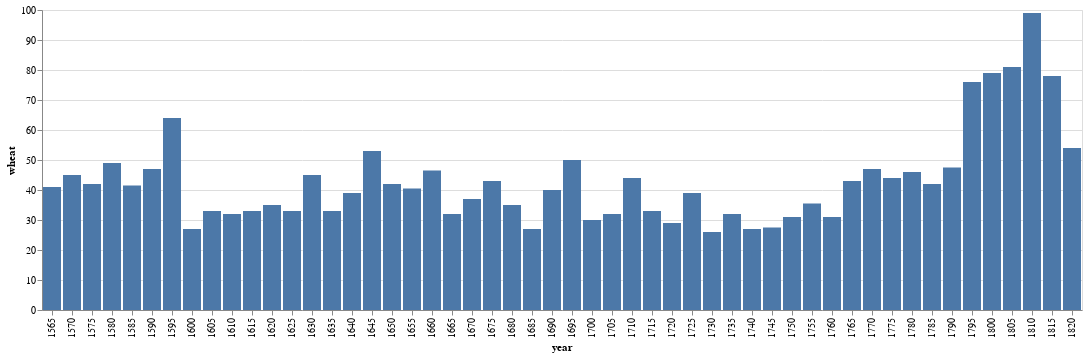

Here is the notebook cell this chart was saved with:
### Markdown cell above
## Bar chart

Next up is the trusty ol’ bar chart, which we demonstrate using the
wheat dataset. This chart is challenging because it spans two and a half
centuries of yearly data, leading to a wide chart with the default
settings. Did you turn your head to read the year labels on the x-axis?
Or to figure out that the y-axis title reads `wheat`? Surely there must
be a better way.

### Code cell
barchart = (
    alt.Chart(wheat)
    .mark_bar()
    .encode(x="year:O", y="wheat:Q", tooltip=["year:O", "wheat:Q"])
)
barchart

### Figure 1 — Vega-Lite specification as saved in the notebook (floating-point values rounded to 4 significant figures)
{"config": {"view": {"continuousWidth": 300, "continuousHeight": 300}}, "data": {"name": "data-76d1ce26ea5761007c35827e1564d86c"}, "mark": {"type": "bar"}, "encoding": {"tooltip": [{"field": "year", "type": "ordinal"}, {"field": "wheat", "type": "quantitative"}], "x": {"field": "year", "type": "ordinal"}, "y": {"field": "wheat", "type": "quantitative"}}, "$schema": "https://vega.github.io/schema/vega-lite/v5.16.3.json", "datasets": {"data-76d1ce26ea5761007c35827e1564d86c": [{"year": 1565, "wheat": 41.0, "wages": 5.0}, {"year": 1570, "wheat": 45.0, "wages": 5.05}, {"year": 1575, "wheat": 42.0, "wages": 5.08}, {"year": 1580, "wheat": 49.0, "wages": 5.12}, {"year": 1585, "wheat": 41.5, "wages": 5.15}, {"year": 1590, "wheat": 47.0, "wages": 5.25}, {"year": 1595, "wheat": 64.0, "wages": 5.54}, {"year": 1600, "wheat": 27.0, "wages": 5.61}, {"year": 1605, "wheat": 33.0, "wages": 5.69}, {"year": 1610, "wheat": 32.0, "wages": 5.78}, {"year": 1615, "wheat": 33.0, "wages": 5.94}, {"year": 1620, "wheat": 35.0, "wages": 6.01}, {"year": 1625, "wheat": 33.0, "wages": 6.12}, {"year": 1630, "wheat": 45.0, "wages": 6.22}, {"year": 1635, "wheat": 33.0, "wages": 6.3}, {"year": 1640, "wheat": 39.0, "wages": 6.37}, {"year": 1645, "wheat": 53.0, "wages": 6.45}, {"year": 1650, "wheat": 42.0, "wages": 6.5}, {"year": 1655, "wheat": 40.5, "wages": 6.6}, {"year": 1660, "wheat": 46.5, "wages": 6.75}, {"year": 1665, "wheat": 32.0, "wages": 6.8}, {"year": 1670, "wheat": 37.0, "wages": 6.9}, {"year": 1675, "wheat": 43.0, "wages": 7.0}, {"year": 1680, "wheat": 35.0, "wages": 7.3}, {"year": 1685, "wheat": 27.0, "wages": 7.6}, {"year": 1690, "wheat": 40.0, "wages": 8.0}, {"year": 1695, "wheat": 50.0, "wages": 8.5}, {"year": 1700, "wheat": 30.0, "wages": 9.0}, {"year": 1705, "wheat": 32.0, "wages": 10.0}, {"year": 1710, "wheat": 44.0, "wages": 11.0}, {"year": 1715, "wheat": 33.0, "wages": 11.75}, {"year": 1720, "wheat": 29.0, "wages": 12.5}, {"year": 1725, "wheat": 39.0, "wages": 13.0}, {"year": 1730, "wheat": 26.0, "wages": 13.3}, {"year": 1735, "wheat": 32.0, "wages": 13.6}, {"year": 1740, "wheat": 27.0, "wages": 14.0}, {"year": 1745, "wheat": 27.5, "wages": 14.5}, {"year": 1750, "wheat": 31.0, "wages": 15.0}, {"year": 1755, "wheat": 35.5, "wages": 15.7}, {"year": 1760, "wheat": 31.0, "wages": 16.5}, {"year": 1765, "wheat": 43.0, "wages": 17.6}, {"year": 1770, "wheat": 47.0, "wages": 18.5}, {"year": 1775, "wheat": 44.0, "wages": 19.5}, {"year": 1780, "wheat": 46.0, "wages": 21.0}, {"year": 1785, "wheat": 42.0, "wages": 23.0}, {"year": 1790, "wheat": 47.5, "wages": 25.5}, {"year": 1795, "wheat": 76.0, "wages": 27.5}, {"year": 1800, "wheat": 79.0, "wages": 28.5}, {"year": 1805, "wheat": 81.0, "wages": 29.5}, {"year": 1810, "wheat": 99.0, "wages": 30.0}, {"year": 1815, "wheat": 78.0, "wages": null}, {"year": 1820, "wheat": 54.0, "wages": null}]}}
